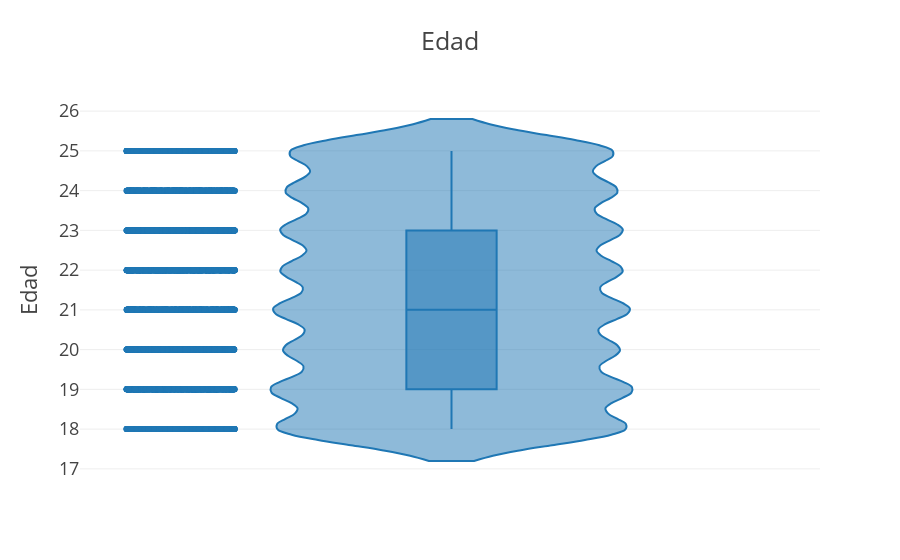

Notebook cell for this chart:
### Code cell
px.box(data_frame=df
    , y="Edad"
    , width=800, height=600
    , points="all"
    , notched=True   
    , title="Edad"
    , template='presentation'
    )
px.violin(data_frame=df
          , y="Edad"
          , box=True
          , points="all"
          , title="Edad"
          , template='presentation'
         )

### Figure 1 — Plotly figure (JSON) as saved in the notebook; plotly's stock layout.template omitted (floating-point values rounded to 4 significant figures; data arrays with more than 128 entries replaced by an {"elided": "..."} marker saying what was removed)
{"data": [{"alignmentgroup": "True", "box": {"visible": true}, "hovertemplate": "Edad=%{y}<extra></extra>", "legendgroup": "", "marker": {"color": "#1F77B4"}, "name": "", "offsetgroup": "", "orientation": "v", "points": "all", "scalegroup": "True", "showlegend": false, "type": "violin", "x0": " ", "xaxis": "x", "y": {"elided": "8156 int values"}, "y0": " ", "yaxis": "y"}], "layout": {"legend": {"tracegroupgap": 0}, "title": {"text": "Edad"}, "violinmode": "group", "xaxis": {"anchor": "y", "domain": [0, 1]}, "yaxis": {"anchor": "x", "domain": [0, 1], "title": {"text": "Edad"}}}}
